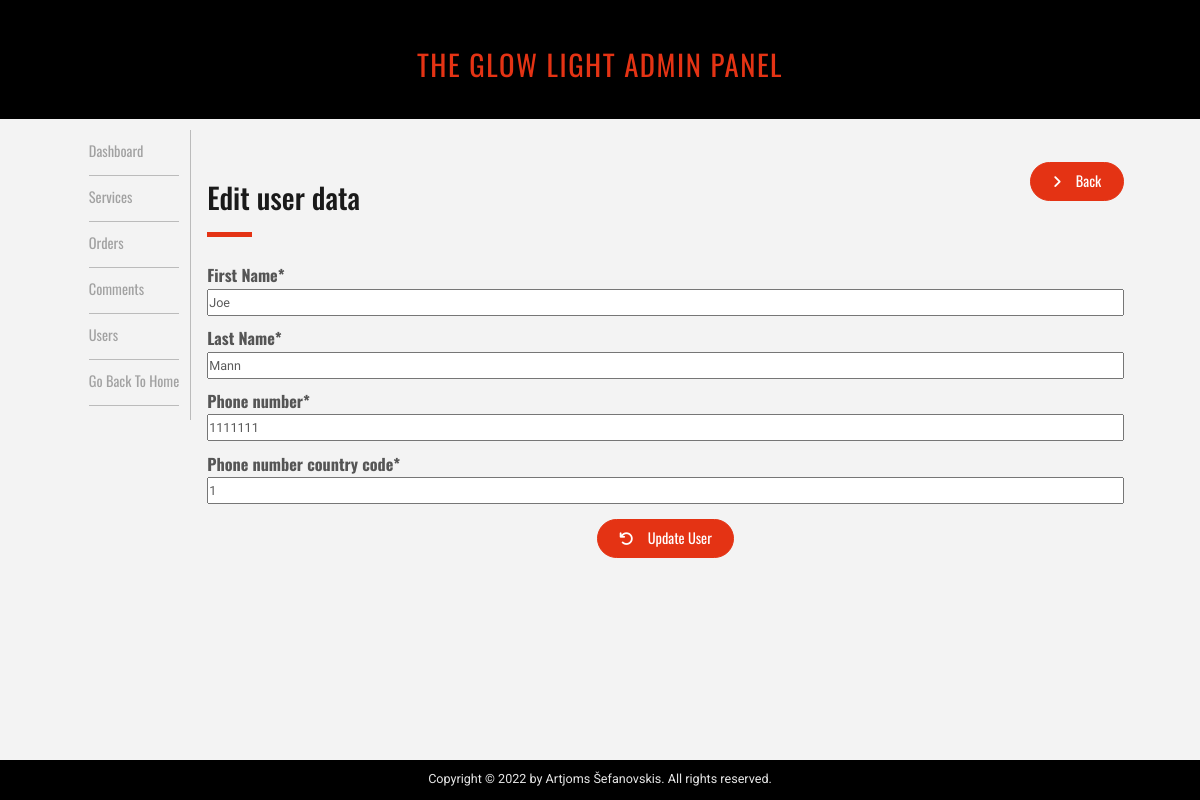
Before: /admin/admin-users.php?source=edit_user&u_id=8 with the older database file.
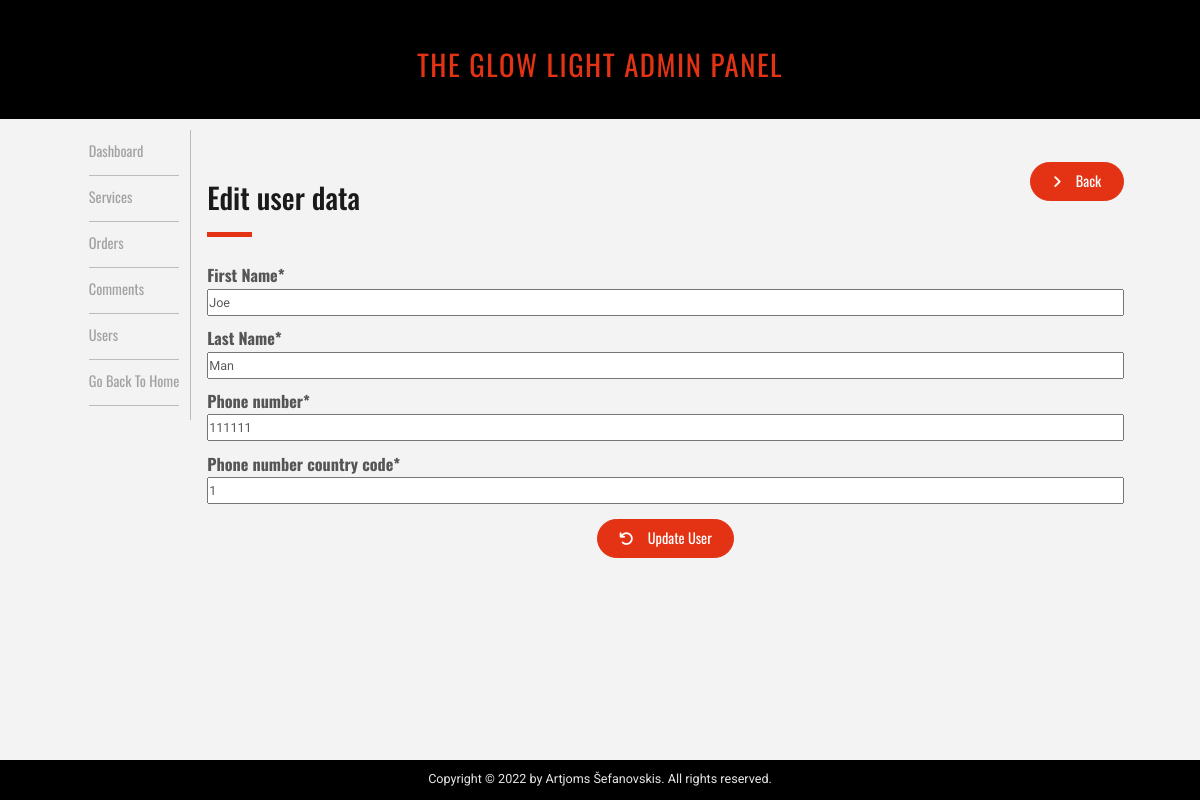
After: the same page with the newer database file.
### tables this page shows
CREATE TABLE `users` (
  `user_id` int(11) NOT NULL,
  `user_first` varchar(255) NOT NULL,
  `user_last` varchar(255) NOT NULL,
  `user_email` varchar(255) NOT NULL,
  `user_phone` int(9) NOT NULL,
  `user_phone_code` int(5) NOT NULL,
  `user_role` varchar(255) NOT NULL DEFAULT 'user',
  `user_password` varchar(255) NOT NULL
);

### admin/inc/edit_user.php (the view, shortened to what this page needs)
<?php
if(isset($_GET['u_id'])){
  $the_user_id = $_GET['u_id'];
}
$query = "select*from users where user_id = $the_user_id";
$select_user = mysqli_query($conn,$query);
while($row = mysqli_fetch_assoc($select_user)){
  $user_first = $row['user_first'];
  $user_last = $row['user_last'];
  $user_phone = $row['user_phone'];
  $user_phone_code = $row['user_phone_code'];
}
?>
<div class="page-header-box">
  <div>
    <h2 class="page-heading">Edit user data</h2>
    <span class="page-heading-line"></span>
  </div>
  <a href="admin-users.php" class="btn--cta services-create-btn">
    <i class="fas fa-angle-right"></i>
    <span>Back</span>
  </a>
</div>
<form action="" method="post">
  <label class="input-label" for="user_first">First Name*</label>
  <input value="<?php echo $the_user_first ?? $user_first; ?>" type="text" name="user_first" class="text input-field">
  <label class="input-label" for="user_last">Last Name*</label>
  <input value="<?php echo $the_user_last ?? $user_last; ?>" type="text" name="user_last" class="text input-field">
  <label class="input-label" for="user_phone">Phone number*</label>
  <input value="<?php echo $the_user_phone ?? $user_phone; ?>" type="number" name="user_phone" class="text input-field">
  <label class="input-label" for="user_phone_code">Phone number country code*</label>
  <input value="<?php echo $the_user_phone_code ?? $user_phone_code; ?>" type="number" name="user_phone_code" class="text input-field">
  <div class="btn--submit">
    <button class="btn--cta" type="submit" name="update_user">
      <i class="fa fa-rotate-left"></i>
      <span>Update User</span>
    </button>
  </div>
</form>

Changed rows visible on the page:
changed users "Joe": user_last "Mann" → "Man"; user_phone "1111111" → "111111"
